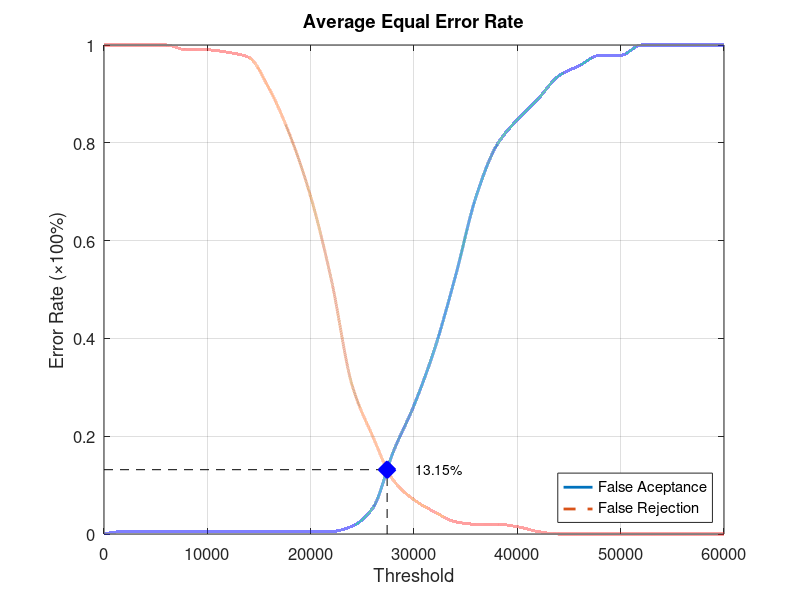
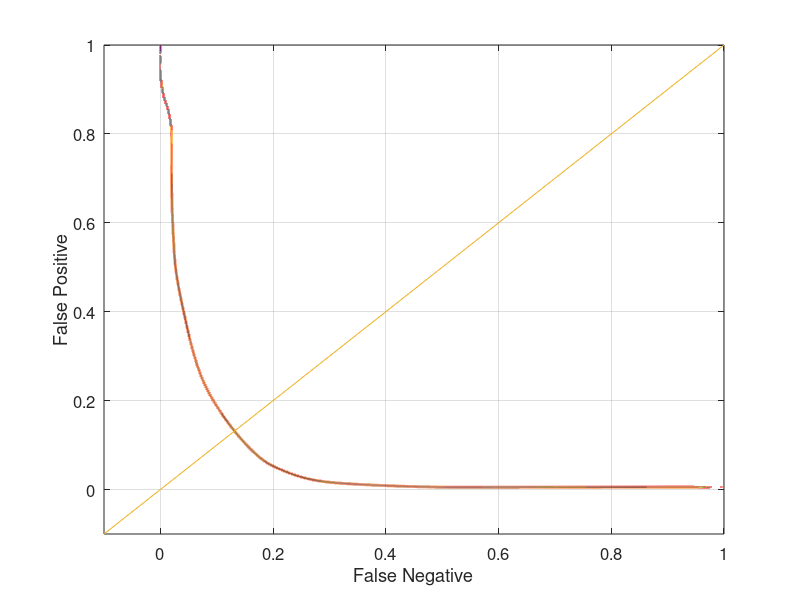

Write the MATLAB code that produced these figures, in order.
function yEER = Database5_2
close all;
clear;
clc;
x = 0:2000:60000;
xq = 0:0.5:60000;

y0 = [0 0.00526316 0.00526316 0.00526316 0.00526316 0.00526316 0.00526316 0.00526316 0.00526316 0.00526316 0.00526316 0.00526316 0.0157895 0.0526316 0.168421 0.263158 0.378947 0.526316 0.689474 0.794737 0.847368 0.889474 0.936842 0.957895 0.978947 0.978947 1 1 1 1 1];
yy0 = interp1(x, y0, xq, 'pchip');
y1 = [1 1 1 1 0.99 0.99 0.985 0.975 0.91 0.815 0.69 0.52 0.305 0.2 0.11 0.07 0.045 0.025 0.02 0.02 0.015 0.005 0 0 0 0 0 0 0 0 0];
yy1 = interp1(x, y1, xq, 'pchip');

% Calculating EER: 
y2 = abs(y0 - y1);
find(y2 == min(y2))
yy2 = abs(yy0 - yy1);
xEER = find(yy2 == min(yy2));
xEERIndex = xq(xEER) % X-axis EER
yEER = yy0(xEER) % Y-axis EER

main = figure
plot(xq, yy0,'-','LineWidth', 2);	hold on
plot(xq, yy1,'--','LineWidth', 2);	hold on
plot([xEERIndex xEERIndex], [0 yEER], 'k--');	hold on
plot([0 xEERIndex], [yEER yEER], 'k--');	hold on
plot(xEERIndex, yEER, 'bx', 'LineWidth', 10);	hold on
text(xEERIndex + 10 * xEERIndex / 100, yEER, [num2str(round((10000 * yEER)) / 100) '%'])
legend('False Aceptance', 'False Rejection', 'Location', 'SouthEast')
xlabel('Threshold')
ylabel('Error Rate (\times100%)')
title('Average Equal Error Rate')
set(gca, 'FontSize', 12)
axis([0 60000 0 1])
grid on

print(main, 'Database5_2Main', '-dpng');
FNRxFPR = figure('Color', [1 1 1]);
plot(yy1, yy0, '-', yy1, yy0, 'LineWidth', 2);
hold on
y = -0.1:0.1:1
plot(y, y); 
set(gca, 'FontSize', 12)
xlabel('False Negative')
ylabel('False Positive')
axis([-0.1 1 -0.1 1])
set(gca, 'FontSize', 12)
grid on

print(FNRxFPR, 'Database5_2FNRxFPR','-dpng');
end
